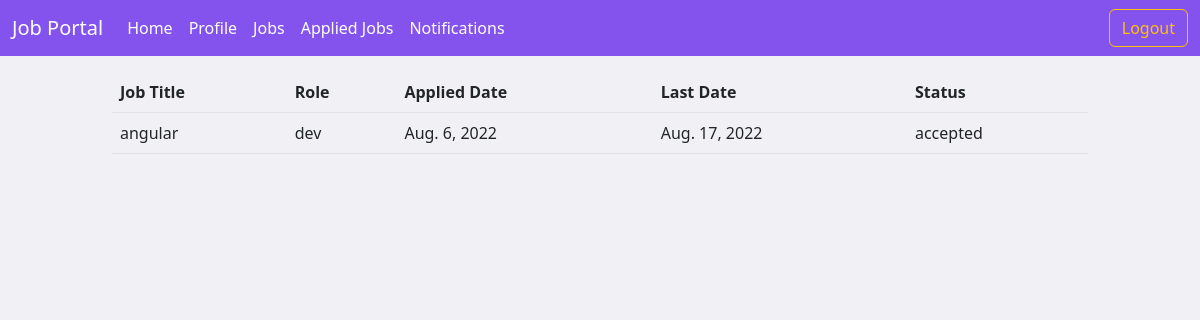
/candidate/application/accepted (signed in), run on the app's committed database.
### employer/models.py (models this page shows, shortened)
class Applications(models.Model):
    applicant = models.ForeignKey(User, on_delete=models.CASCADE, related_name="applicants")
    job = models.ForeignKey(Jobs, on_delete=models.CASCADE, related_name="ajob")
    options = (
        ("applied", "applied"),
        ("rejected", "rejected"),
        ("pending", "pending"),
        ("cancelled", "cancelled"),
        ("accepted", "accepted")
    )
    status = models.CharField(max_length=20, choices=options, default="applied")
    date = models.DateField(auto_now_add=True)
    class Meta:
        unique_together = ("applicant", "job")

class Jobs(models.Model):
    posted_by = models.ForeignKey(User, on_delete=models.CASCADE, related_name="company")
    job_title = models.CharField(max_length=120)
    job_description = models.TextField()
    role = models.CharField(max_length=120)
    experience = models.PositiveIntegerField(default=0)
    location = models.CharField(max_length=120)
    salary = models.PositiveIntegerField()
    created_date = models.DateField(auto_now_add=True)
    last_date = models.DateField(null=True)
    qualification = models.CharField(max_length=120, null=True)

### candidate/views.py (the view)
# urls.py: path("application/accepted", views.AcceptedApplicationsView.as_view(), name="cand-acptjob"),
@method_decorator(signin_required, name="dispatch")
class AcceptedApplicationsView(ListView):
    model = Applications
    template_name = "cand-accepted.html"
    context_object_name = "application"
    def get_queryset(self):
        return Applications.objects.filter(applicant=self.request.user, status="accepted")

### candidate/templates/cand-accepted.html
{%extends 'base_cand.html'%}
{%block body_block%}
<div class="container-fluid mt-3">
    <div class="row">
        <div class="col-1"></div>
        <div class="col-10">
            <table class="table table-hover">
                <tr>
                    <th>Job Title</th>
                    <th>Role</th>
                    <th>Applied Date</th>
                    <th>Last Date</th>
                    <th>Status</th>
                </tr>
                {%for appl in application%}
                <tr>
                    <td>{{appl.job.job_title}}</td>
                    <td>{{appl.job.role}}</td>
                    <td>{{appl.date}}</td>
                    <td>{{appl.job.last_date}}</td>
                    <td>{{appl.status}}</td>
                </tr>
                {%endfor%}
            </table>
        </div>
        <div class="col-1"></div>
    </div>
</div>
{%endblock%}

### users/static/css/style.css (style rules this page uses)
body { height:100vh; background-color:#f1f0f5; }

### data on the page
Applications: job.job_title "angular", job.role "dev", date "Aug. 6, 2022", job.last_date "Aug. 17, 2022", status "accepted"
